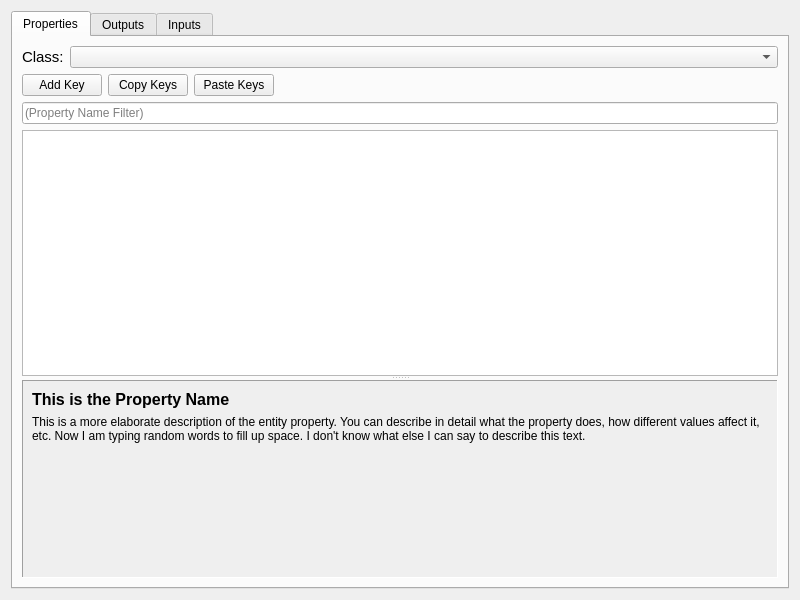
<?xml version="1.0" encoding="UTF-8"?>
<ui version="4.0">
 <class>ObjectProperties</class>
 <widget class="QWidget" name="ObjectProperties">
  <property name="geometry">
   <rect>
    <x>0</x>
    <y>0</y>
    <width>800</width>
    <height>600</height>
   </rect>
  </property>
  <property name="windowTitle">
   <string>Form</string>
  </property>
  <layout class="QGridLayout" name="gridLayout">
   <item row="0" column="0">
    <widget class="QTabWidget" name="objectPropertiesTabs">
     <property name="sizePolicy">
      <sizepolicy hsizetype="Preferred" vsizetype="Preferred">
       <horstretch>0</horstretch>
       <verstretch>0</verstretch>
      </sizepolicy>
     </property>
     <property name="tabShape">
      <enum>QTabWidget::Rounded</enum>
     </property>
     <property name="currentIndex">
      <number>0</number>
     </property>
     <property name="documentMode">
      <bool>false</bool>
     </property>
     <widget class="QWidget" name="tabProperties">
      <property name="sizePolicy">
       <sizepolicy hsizetype="Preferred" vsizetype="Preferred">
        <horstretch>0</horstretch>
        <verstretch>0</verstretch>
       </sizepolicy>
      </property>
      <attribute name="title">
       <string>Properties</string>
      </attribute>
      <layout class="QGridLayout" name="gridLayout_2">
       <item row="0" column="0">
        <layout class="QFormLayout" name="formLayout">
         <item row="0" column="0">
          <widget class="QLabel" name="labelClass">
           <property name="font">
            <font>
             <pointsize>11</pointsize>
            </font>
           </property>
           <property name="text">
            <string>Class:</string>
           </property>
          </widget>
         </item>
         <item row="0" column="1">
          <widget class="QComboBox" name="comboClass"/>
         </item>
        </layout>
       </item>
       <item row="1" column="0">
        <layout class="QHBoxLayout" name="horizontalLayout">
         <item>
          <widget class="QPushButton" name="btnAddKey">
           <property name="text">
            <string>Add Key</string>
           </property>
          </widget>
         </item>
         <item>
          <widget class="QPushButton" name="btnCopyKey">
           <property name="text">
            <string>Copy Keys</string>
           </property>
          </widget>
         </item>
         <item>
          <widget class="QPushButton" name="btnPasteKey">
           <property name="text">
            <string>Paste Keys</string>
           </property>
          </widget>
         </item>
         <item>
          <spacer name="horizontalSpacer">
           <property name="orientation">
            <enum>Qt::Horizontal</enum>
           </property>
           <property name="sizeType">
            <enum>QSizePolicy::MinimumExpanding</enum>
           </property>
           <property name="sizeHint" stdset="0">
            <size>
             <width>40</width>
             <height>20</height>
            </size>
           </property>
          </spacer>
         </item>
        </layout>
       </item>
       <item row="2" column="0">
        <widget class="QLineEdit" name="lePropertyFilter">
         <property name="placeholderText">
          <string>(Property Name Filter)</string>
         </property>
        </widget>
       </item>
       <item row="3" column="0">
        <widget class="QSplitter" name="splitter">
         <property name="orientation">
          <enum>Qt::Vertical</enum>
         </property>
         <widget class="QTreeView" name="propertiesView">
          <property name="editTriggers">
           <set>QAbstractItemView::DoubleClicked</set>
          </property>
          <property name="alternatingRowColors">
           <bool>true</bool>
          </property>
          <property name="selectionMode">
           <enum>QAbstractItemView::ExtendedSelection</enum>
          </property>
          <property name="indentation">
           <number>8</number>
          </property>
          <property name="uniformRowHeights">
           <bool>true</bool>
          </property>
          <property name="animated">
           <bool>true</bool>
          </property>
          <attribute name="headerVisible">
           <bool>true</bool>
          </attribute>
          <attribute name="headerCascadingSectionResizes">
           <bool>false</bool>
          </attribute>
         </widget>
         <widget class="QScrollArea" name="scrollArea_2">
          <property name="sizePolicy">
           <sizepolicy hsizetype="MinimumExpanding" vsizetype="MinimumExpanding">
            <horstretch>0</horstretch>
            <verstretch>0</verstretch>
           </sizepolicy>
          </property>
          <property name="font">
           <font>
            <kerning>true</kerning>
           </font>
          </property>
          <property name="layoutDirection">
           <enum>Qt::LeftToRight</enum>
          </property>
          <property name="autoFillBackground">
           <bool>false</bool>
          </property>
          <property name="frameShape">
           <enum>QFrame::Panel</enum>
          </property>
          <property name="frameShadow">
           <enum>QFrame::Sunken</enum>
          </property>
          <property name="widgetResizable">
           <bool>true</bool>
          </property>
          <property name="alignment">
           <set>Qt::AlignLeading|Qt::AlignLeft|Qt::AlignVCenter</set>
          </property>
          <widget class="QWidget" name="scrollAreaWidgetContents_2">
           <property name="geometry">
            <rect>
             <x>0</x>
             <y>0</y>
             <width>758</width>
             <height>195</height>
            </rect>
           </property>
           <property name="autoFillBackground">
            <bool>false</bool>
           </property>
           <layout class="QVBoxLayout" name="verticalLayout">
            <item>
             <widget class="QLabel" name="lblPropertyName">
              <property name="font">
               <font>
                <pointsize>12</pointsize>
                <weight>75</weight>
                <bold>true</bold>
               </font>
              </property>
              <property name="text">
               <string>This is the Property Name</string>
              </property>
              <property name="wordWrap">
               <bool>true</bool>
              </property>
             </widget>
            </item>
            <item>
             <widget class="QLabel" name="lblPropertyDesc">
              <property name="text">
               <string>This is a more elaborate description of the entity property. You can describe in detail what the property does, how different values affect it, etc. Now I am typing random words to fill up space. I don't know what else I can say to describe this text.</string>
              </property>
              <property name="wordWrap">
               <bool>true</bool>
              </property>
             </widget>
            </item>
            <item>
             <spacer name="verticalSpacer">
              <property name="orientation">
               <enum>Qt::Vertical</enum>
              </property>
              <property name="sizeHint" stdset="0">
               <size>
                <width>20</width>
                <height>40</height>
               </size>
              </property>
             </spacer>
            </item>
           </layout>
          </widget>
         </widget>
        </widget>
       </item>
      </layout>
     </widget>
     <widget class="QWidget" name="tabOutputs">
      <attribute name="title">
       <string>Outputs</string>
      </attribute>
     </widget>
     <widget class="QWidget" name="tabInputs">
      <attribute name="title">
       <string>Inputs</string>
      </attribute>
     </widget>
    </widget>
   </item>
  </layout>
 </widget>
 <resources/>
 <connections/>
</ui>
